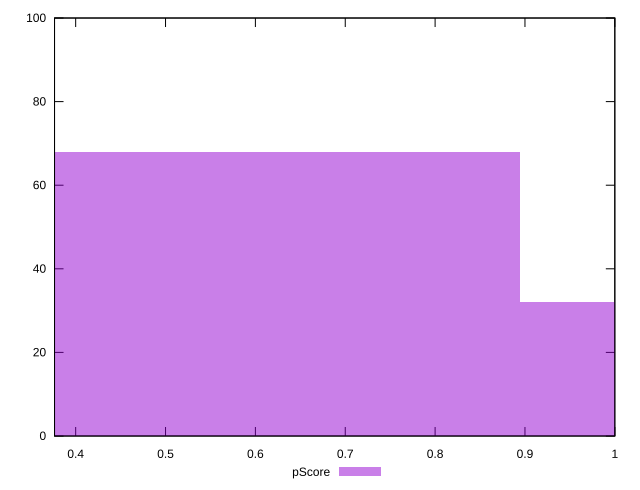

The script that saved this image:
reset

$pScore <<EOF
0.5966559298862066 68
1.1933118597724133 32
EOF

set key outside below
set boxwidth 0.5966559298862066
set xrange [0.3764705882352941:1]
set yrange [0:100]
set trange [0:100]
set style fill transparent solid 0.5 noborder
set terminal svg size 640, 490 enhanced background rgb 'white'
set output "reprap/offscreen-images/samples/pages+cached+noexternal/pScore/histogram.svg"

plot $pScore title "pScore" with boxes

reset
